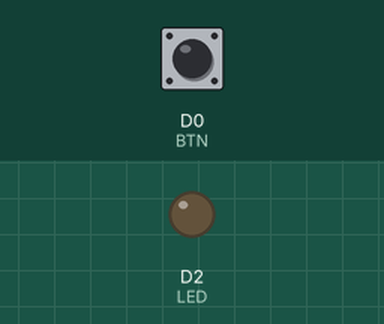
This sketch was run on a simulated ESP8266 (NodeMCU). Parts: output pins drawn as LEDs (lit = HIGH). The test bench sets the inputs (shaded band); at power-on: D0 (BTN) LOW.

Above: at 1.2 s.
1.3 s: D0 (BTN) pulled HIGH for 0.15 s
At 1.37 s:
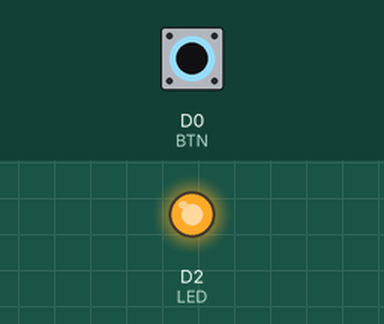
2.9 s: D0 (BTN) pulled HIGH for 3.2 s
At 7.3 s:
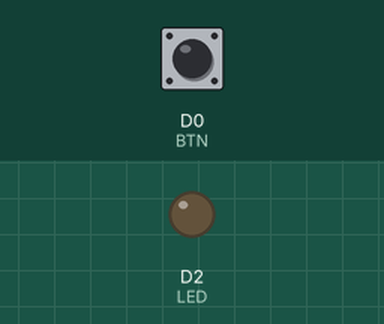
Timing chart, 0 to 8.8 s (numbered marks = the images above; inputs shaded):
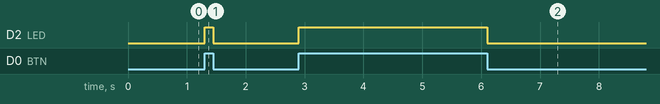

The sketch:

bled.ino
```cpp
#include <ESP8266WiFi.h>

int LED = D2; // GPIO4
int BTN = 16; // GPI16

int state = 1;

void setup() {
  Serial.begin(9600);
  pinMode(LED, OUTPUT);
  pinMode(BTN, INPUT);
  digitalWrite(LED, state);
  //delay(1000);
}

void loop() {

  // if (digitalRead(BTN)) {
  //   while (digitalRead(BTN));
  //   state = !state;
  // }

  state = digitalRead(BTN);
  digitalWrite(LED, state);

  //Serial.print(state);
  //delay(1000);

}
```

Measured:
- after the input at 1.3 s, D2 (LED): LOW → HIGH at once, → LOW 0.15 s later
- after the input at 2.9 s, D2 (LED): LOW → HIGH at once, → LOW 3.2 s later
